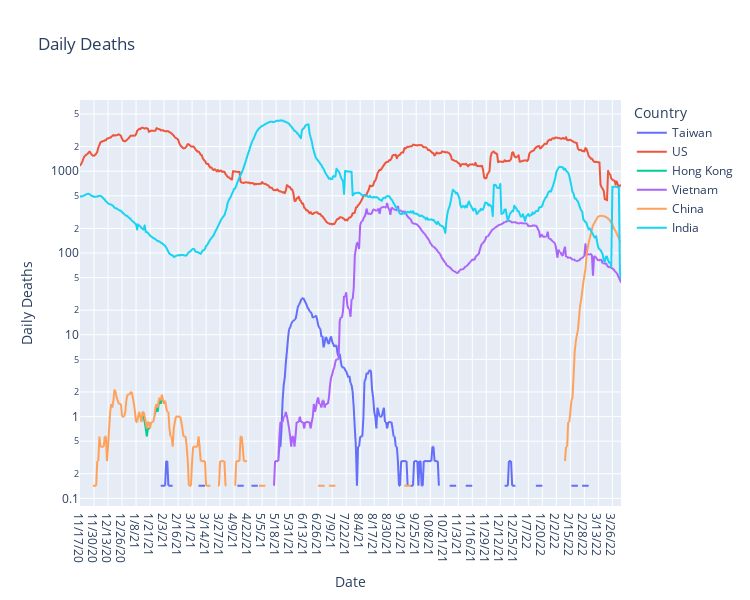

Notebook code cell kept with this figure:
### Code cell
ploty_line('Daily Deaths', log_plot=True)

### Figure 1 — Plotly figure (JSON) as saved in the notebook; plotly's stock layout.template omitted (floating-point values rounded to 4 significant figures; data arrays with more than 128 entries replaced by an {"elided": "..."} marker saying what was removed)
{"data": [{"hovertemplate": "Country=Taiwan<br>Date=%{x}<br>Daily Deaths=%{y}<extra></extra>", "legendgroup": "Taiwan", "line": {"color": "#636efa", "dash": "solid"}, "marker": {"symbol": "circle"}, "mode": "lines", "name": "Taiwan", "showlegend": true, "type": "scattergl", "x": {"elided": "503 str values"}, "xaxis": "x", "y": {"elided": "503 float values"}, "yaxis": "y"}, {"hovertemplate": "Country=US<br>Date=%{x}<br>Daily Deaths=%{y}<extra></extra>", "legendgroup": "US", "line": {"color": "#EF553B", "dash": "solid"}, "marker": {"symbol": "circle"}, "mode": "lines", "name": "US", "showlegend": true, "type": "scattergl", "x": {"elided": "503 str values"}, "xaxis": "x", "y": {"elided": "503 float values"}, "yaxis": "y"}, {"hovertemplate": "Country=Hong Kong<br>Date=%{x}<br>Daily Deaths=%{y}<extra></extra>", "legendgroup": "Hong Kong", "line": {"color": "#00cc96", "dash": "solid"}, "marker": {"symbol": "circle"}, "mode": "lines", "name": "Hong Kong", "showlegend": true, "type": "scattergl", "x": {"elided": "503 str values"}, "xaxis": "x", "y": {"elided": "503 float values"}, "yaxis": "y"}, {"hovertemplate": "Country=Vietnam<br>Date=%{x}<br>Daily Deaths=%{y}<extra></extra>", "legendgroup": "Vietnam", "line": {"color": "#ab63fa", "dash": "solid"}, "marker": {"symbol": "circle"}, "mode": "lines", "name": "Vietnam", "showlegend": true, "type": "scattergl", "x": {"elided": "503 str values"}, "xaxis": "x", "y": {"elided": "503 float values"}, "yaxis": "y"}, {"hovertemplate": "Country=China<br>Date=%{x}<br>Daily Deaths=%{y}<extra></extra>", "legendgroup": "China", "line": {"color": "#FFA15A", "dash": "solid"}, "marker": {"symbol": "circle"}, "mode": "lines", "name": "China", "showlegend": true, "type": "scattergl", "x": {"elided": "503 str values"}, "xaxis": "x", "y": {"elided": "503 float values"}, "yaxis": "y"}, {"hovertemplate": "Country=India<br>Date=%{x}<br>Daily Deaths=%{y}<extra></extra>", "legendgroup": "India", "line": {"color": "#19d3f3", "dash": "solid"}, "marker": {"symbol": "circle"}, "mode": "lines", "name": "India", "showlegend": true, "type": "scattergl", "x": {"elided": "503 str values"}, "xaxis": "x", "y": {"elided": "503 float values"}, "yaxis": "y"}], "layout": {"height": 600, "legend": {"title": {"text": "Country"}, "tracegroupgap": 0}, "showlegend": true, "title": {"text": "Daily Deaths"}, "width": 750, "xaxis": {"anchor": "y", "domain": [0, 1], "title": {"text": "Date"}}, "yaxis": {"anchor": "x", "domain": [0, 1], "title": {"text": "Daily Deaths"}, "type": "log"}}}
